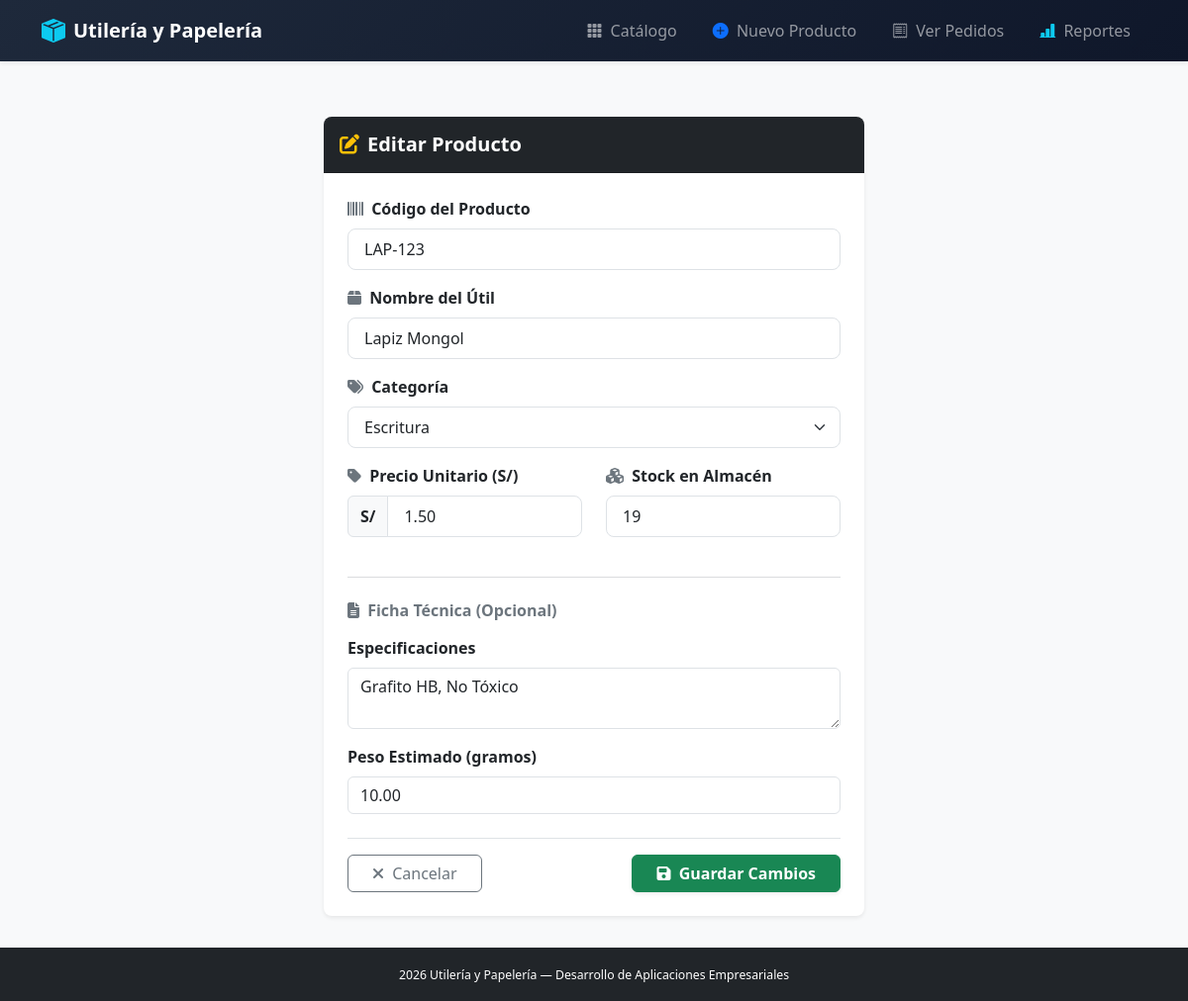
The page /utileria/editar/2/ on the database its author committed.
### utileria/models.py (models this page shows, shortened)
class Producto(models.Model):  # ENTIDAD PRINCIPAL
    codigo = models.CharField(max_length=20)
    nombre = models.CharField(max_length=100)
    precio = models.DecimalField(max_digits=10, decimal_places=2)
    stock = models.IntegerField()  # CAMPO ENTERO QUE SE DESCUENTA CON F()
    categoria = models.ForeignKey(
        Categoria,
        on_delete=models.PROTECT,
        related_name='productos',
        null=True,
        blank=True
    )

class Categoria(models.Model):
    nombre = models.CharField(max_length=100)
    descripcion = models.TextField(blank=True, null=True)

class FichaTecnicaProducto(models.Model):
    producto = models.OneToOneField(
        Producto,
        on_delete=models.CASCADE,
        related_name='ficha_tecnica'
    )
    especificaciones = models.TextField()
    dimensiones = models.CharField(max_length=100)
    peso_gramos = models.DecimalField(max_digits=6, decimal_places=2)
    es_toxico = models.BooleanField(default=False)

### utileria/views.py (the view, shortened to what this page needs)
# urls.py: path("editar/<int:id>/", views.producto_update, name="producto_update"),
def producto_update(request, id):
    producto = get_object_or_404(Producto, id=id)
    categorias = Categoria.objects.all()
    return render(request, "utileria/producto_form.html", {
        "producto": producto,
        "categorias": categorias
    })

### utileria/templates/utileria/producto_form.html (shortened to what this page needs)
{% extends 'utileria/base.html' %}
{% block content %}
<div class="row justify-content-center my-4">
    <div class="col-md-8 col-lg-6">
        <div class="card card-item shadow-sm border-0 rounded-3">
            <div class="card-header bg-dark text-white p-3 rounded-top-3 d-flex align-items-center gap-2">
                <i class="fas {% if producto %}fa-pen-to-square text-warning{% else %}fa-plus-circle text-primary{% endif %} fs-5"></i>
                <h5 class="m-0 fw-bold">
                    {% if producto %}Editar Producto{% else %}Registrar Nuevo Producto{% endif %}
                </h5>
            </div>
            <div class="card-body p-4">
                <form method="POST">
                    <div class="mb-3">
                        <label for="codigo" class="form-label fw-bold text-dark">
                            <i class="fas fa-barcode text-secondary me-1"></i> Código del Producto
                        </label>
                        <input
                            type="text"
                            name="codigo"
                            id="codigo"
                            class="form-control form-control-lg fs-6"
                            placeholder="Ejemplo: PROD-001"
                            value="{{ producto.codigo|default:'' }}"
                            required
                        >
                    </div>
                    <div class="mb-3">
                        <label for="nombre" class="form-label fw-bold text-dark">
                            <i class="fas fa-box text-secondary me-1"></i> Nombre del Útil
                        </label>
                        <input
                            type="text"
                            name="nombre"
                            id="nombre"
                            class="form-control form-control-lg fs-6"
                            placeholder="Ejemplo: Cuaderno Anillado"
                            value="{{ producto.nombre|default:'' }}"
                            required
                        >
                    </div>
                    <div class="mb-3">
                        <label for="categoria" class="form-label fw-bold text-dark">
                            <i class="fas fa-tags text-secondary me-1"></i> Categoría
                        </label>
                        <select name="categoria" id="categoria" class="form-select form-select-lg fs-6">
                            {% for cat in categorias %}
                                <option value="{{ cat.id }}" {% if producto and producto.categoria_id == cat.id %}selected{% endif %}>
                                    {{ cat.nombre }}
                                </option>
                            {% endfor %}
                        </select>
                    </div>
                    <div class="row">
                        <div class="col-md-6 mb-3">
                            <label for="precio" class="form-label fw-bold text-dark">
                                <i class="fas fa-tag text-secondary me-1"></i> Precio Unitario (S/)
                            </label>
                            <div class="input-group">
                                <span class="input-group-text bg-light fw-bold">S/</span>
                                <input
                                    type="number"
                                    step="0.01"
                                    name="precio"
                                    id="precio"
                                    class="form-control form-control-lg fs-6"
                                    placeholder="0.00"
                                    value="{{ producto.precio|default:'' }}"
                                    required
                                >
                            </div>
                        </div>
                        <div class="col-md-6 mb-3">
                            <label for="stock" class="form-label fw-bold text-dark">
                                <i class="fas fa-cubes text-secondary me-1"></i> Stock en Almacén
                            </label>
                            <input
                                type="number"
                                name="stock"
                                id="stock"
                                class="form-control form-control-lg fs-6"
                                placeholder="0"
                                value="{{ producto.stock|default:'0' }}"
                                required
                            >
                        </div>
                    </div>
                    <hr class="my-4 text-secondary">
                    <h6 class="fw-bold text-secondary mb-3">
                        <i class="fas fa-file-lines me-1"></i> Ficha Técnica (Opcional)
                    </h6>
                    <div class="mb-3">
                        <label for="especificaciones" class="form-label fw-bold text-dark">Especificaciones</label>
                        <textarea
                            name="especificaciones"
                            id="especificaciones"
                            class="form-control fs-6"
                            rows="2"
                            placeholder="Detalles técnicos, material o dimensiones..."
                        >{{ producto.ficha_tecnica.especificaciones|default:'' }}</textarea>
                    </div>
                    <div class="mb-3">
                        <label for="peso_gramos" class="form-label fw-bold text-dark">Peso Estimado (gramos)</label>
                        <input
                            type="number"
                            step="0.1"
                            name="peso_gramos"
                            id="peso_gramos"
                            class="form-control fs-6"
                            placeholder="Ejemplo: 250.5"
                            value="{{ producto.ficha_tecnica.peso_gramos|default:'' }}"
                        >
                    </div>
                    <div class="d-flex justify-content-between align-items-center pt-3 border-top mt-4">
                        <a href="{% url 'utileria:producto_list' %}" class="btn btn-outline-secondary px-4">
                            <i class="fas fa-times me-1"></i> Cancelar
                        </a>
                        <button type="submit" class="btn btn-success px-4 fw-semibold shadow-sm">
                            <i class="fas fa-save me-1"></i> Guardar Cambios
                        </button>
                    </div>
                </form>
            </div>
        </div>
    </div>
</div>
{% endblock %}

### utileria/templates/utileria/base.html (style rules this page uses)
.card-item { border: 1px solid #e2e8f0; border-radius: 12px; transition: all 0.25s ease; background: #ffffff; }

### rows shown on the page
Producto: codigo "LAP-123", nombre "Lapiz Mongol", categoria "Escritura", precio "1.50", stock "19", especificaciones "Grafito HB, No Tóxico", peso_gramos "10.00"
